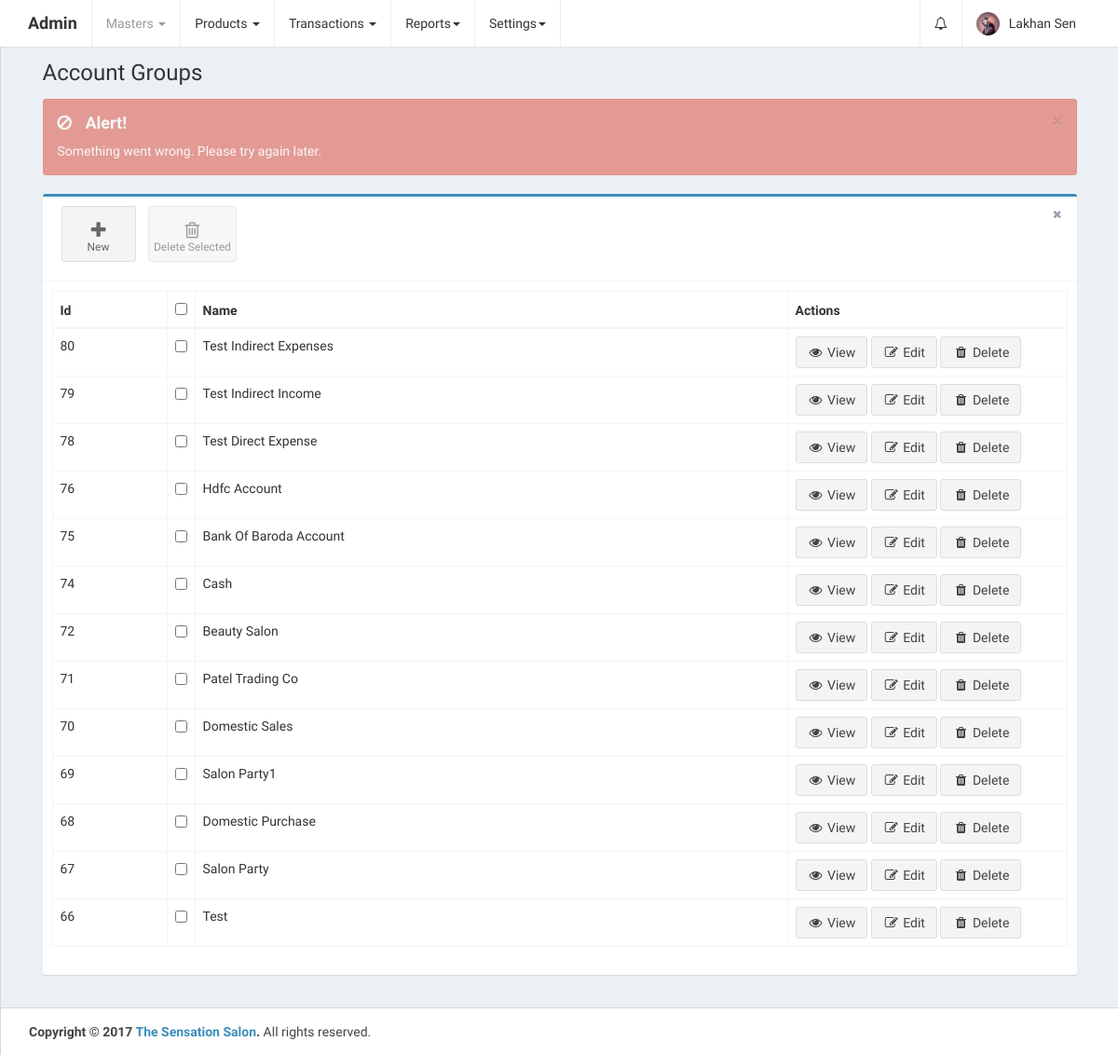
Page /home.php?controller=accountgroup&action=getall (signed in) on the committed database.
### tables this page shows
CREATE TABLE `account_groups` (
  `id` int(11) UNSIGNED NOT NULL,
  `parent_id` int(11) NOT NULL DEFAULT '0',
  `name` varchar(255) NOT NULL,
  `opening_balance` double DEFAULT NULL,
  `contact_person` varchar(255) DEFAULT NULL,
  `area` varchar(255) DEFAULT NULL,
  `city` varchar(255) DEFAULT NULL,
  `pincode` varchar(255) DEFAULT NULL,
  `gst_state_code_id` int(11) DEFAULT NULL,
  `email` varchar(255) DEFAULT NULL,
  `mobile1` varchar(255) DEFAULT NULL,
  `mobile2` varchar(255) DEFAULT NULL,
  `bank_name` varchar(255) DEFAULT NULL,
  `bank_branch` varchar(255) DEFAULT NULL,
  `ifsc_code` varchar(255) DEFAULT NULL,
  `bank_account_no` varchar(255) DEFAULT NULL,
  `pan` varchar(255) DEFAULT NULL,
  `gst_type_id` int(11) DEFAULT NULL,
  `gstin` varchar(255) DEFAULT NULL,
  `brand_ids` varchar(255) DEFAULT NULL,
  `is_default` tinyint(1) NOT NULL DEFAULT '0',
  `is_deleted` tinyint(1) DEFAULT '0',
  `created_at` datetime NOT NULL DEFAULT CURRENT_TIMESTAMP,
  `updated_at` datetime NOT NULL DEFAULT CURRENT_TIMESTAMP ON UPDATE CURRENT_TIMESTAMP
);

### controllers/AccountgroupController.php (called while the page is built, shortened)
<?php
class AccountgroupController {
    public $accountgroupobj;
    public function __construct() {
        require_once 'models/AccountGroup.php';
        $this->accountgroupobj = new AccountGroup();
    }
    public function getall() {
        $account_groups_res = $this->accountgroupobj->getall();
        if ($account_groups_res->num_rows > 0) {
            while ($account_group = $account_groups_res->fetch_assoc()) {
                $account_group['name'] = ucwords($account_group['name']);
                $account_groups[] = $account_group;
            }
        }
        require_once APP_DIR . '/views/layout.php';
    }
}
?>

### home.php (called while the page is built, shortened)
<?php
require_once 'config/database.php';
require_once 'config/routes.php';
?>

### models/AccountGroup.php (called while the page is built, shortened)
<?php
class AccountGroup {
    public $conn;
    public function __construct() {
        $db = new Database();
        $this->conn = $db->connect();
    }
    public function getall() {
        $account_groups = $this->conn->query('SELECT * FROM account_groups WHERE is_deleted!="1" ORDER BY id DESC');
        return $account_groups;
    }
}
?>

### config/Database.php (called while the page is built)
<?php
class Database {
    public function connect() {
        $conn = new mysqli('localhost', 'root', '', 'thesensationbeautycentre');
        if ($conn->connect_error) {
            die("Connection failed: " . $conn->connect_error);
        } else {
            return $conn;
        }
    }
}
?>

### views/account_groups.php (the view, shortened to what this page needs)
<link rel="stylesheet" href="public/plugins/datatables/dataTables.bootstrap.css">
<div class="alert alert-dismissible" style="display: none;">
    <button type="button" class="close" data-dismiss="alert" aria-hidden="true">&times;</button>
    <h4></h4><p></p>
</div>
<div class="row">
    <div class="col-xs-12">
        <div class="box box-primary">
            <div class="box-header with-border">
                <a class="btn btn-app" href="?controller=accountgroup&action=add">
                    <i class="fa fa-plus"></i> New
                </a>
                <button class="btn btn-app" id="delete_selected">
                    <i class="fa fa-trash-o"></i> Delete Selected
                </button>
                <div class="box-tools pull-right">
                    <button type="button" class="btn btn-box-tool" data-widget="remove"><i class="fa fa-times"></i></button>
                </div>
            </div>
            <div class="box-body">
                <div class="table-responsive">
                    <table id="ac_groups_table" class="table table-bordered table-hover" role="grid" aria-describedby="ac_groups_table_info">
                        <thead>
                            <tr>
                                <th>Id</th>
                                <th data-orderable="false" width="20px">
                                    <input type="checkbox" class="select-all">
                                </th>
                                <th>Name</th>
                                <th data-orderable="false" width="300px">Actions</th>
                            </tr>
                        </thead>
                        <?php
                        if (isset($account_groups)) {
                            if (count($account_groups) > 0) {
                                ?>
                                <tbody>
                                    <?php
                                    foreach ($account_groups as $account_group) {
                                        if ($account_group['is_default'] == '0') {
                                            ?>
                                            <tr id="tr_<?php echo $account_group['id']; ?>">
                                                <td><?php echo $account_group['id']; ?></td>
                                                <td>
                                                    <input type="checkbox" name="select_ac_groups[]" data-id="<?php echo $account_group['id']; ?>">
                                                </td>
                                                <td><?php echo ucwords($account_group['name']); ?></td>
                                                <td>
                                                    <a href="?controller=accountgroup&action=get&id=<?php echo $account_group['id']; ?>" class="btn btn-default"><i class="fa fa-fw fa-eye"></i> View</a>
                                                    <a href="?controller=accountgroup&action=update&id=<?php echo $account_group['id']; ?>" class="btn btn-default"><i class="fa fa-fw fa-pencil-square-o"></i> Edit</a>
                                                    <a href="" class="delete btn btn-default" data-id="<?php echo $account_group['id']; ?>"><i class="fa fa-fw fa-trash"></i> Delete</a>
                                                </td>
                                            </tr>
                                            <?php
                                        }
                                    }
                                    ?>
                                </tbody>
                                <?php
                            }
                        }
                        ?>
                    </table>
                </div>
            </div>
        </div>
    </div>
</div>

### views/account_groups.php (style rules this page uses)
.table-responsive { overflow-x: initial; }

### rows in the picture
account_groups: id "80", name "Test Indirect Expenses"
account_groups: id "79", name "Test Indirect Income"
account_groups: id "78", name "Test Direct Expense"
account_groups: id "76", name "Hdfc Account"
account_groups: id "75", name "Bank Of Baroda Account"
account_groups: id "74", name "Cash"
account_groups: id "72", name "Beauty Salon"
account_groups: id "71", name "Patel Trading Co"
account_groups: id "70", name "Domestic Sales"
account_groups: id "69", name "Salon Party1"
account_groups: id "68", name "Domestic Purchase"
account_groups: id "67", name "Salon Party"
account_groups: id "66", name "Test"

### other values in the picture
$_SESSION['admin'] "Lakhan Sen"
$page_header "Account Groups"
